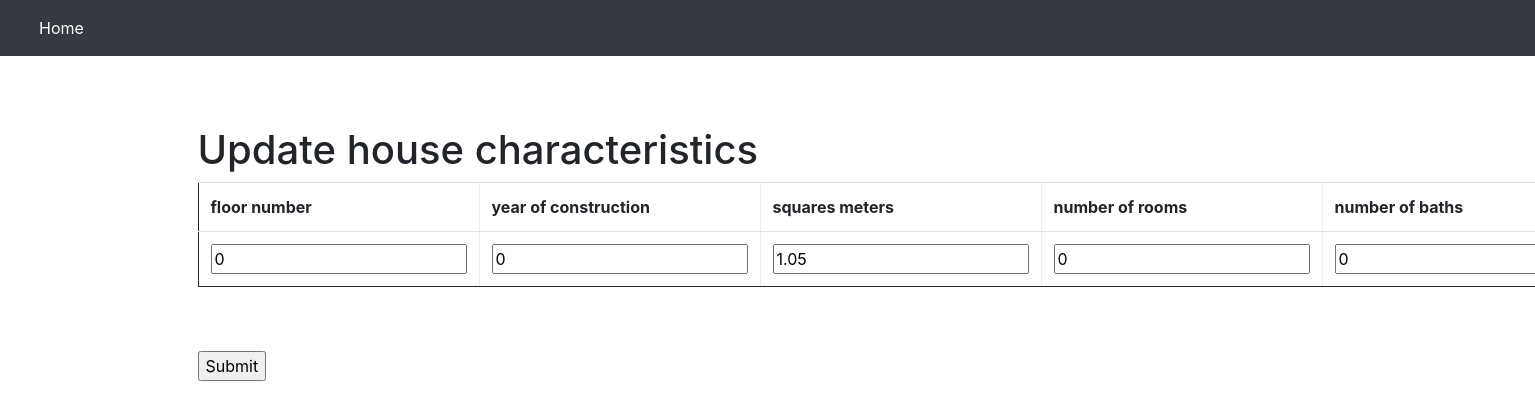
The app's page /update/1, older data.
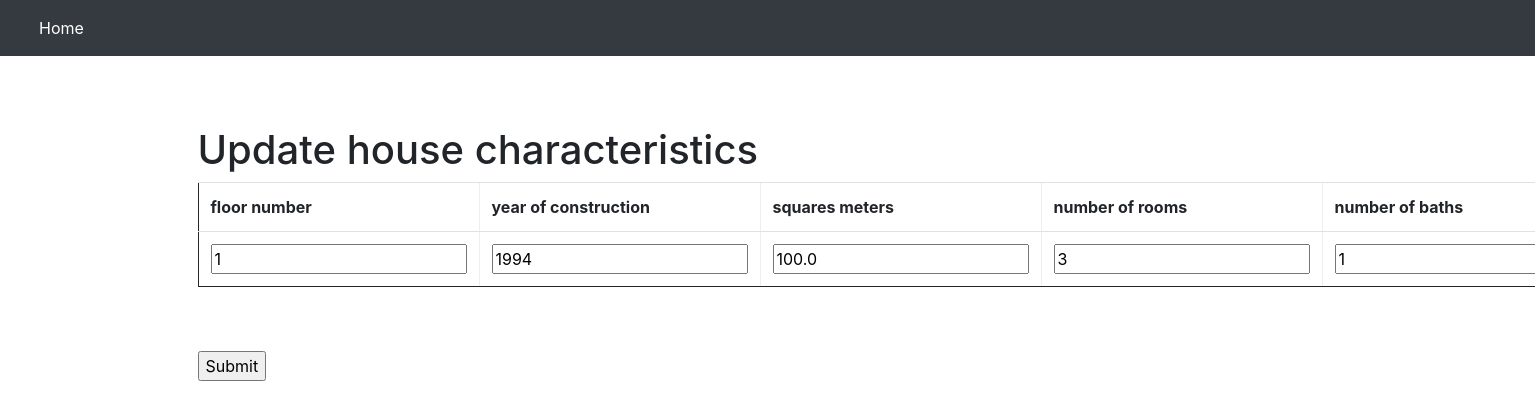
The same page, newer data.
### house_pricing_estimator/models.py (models this page shows)
class Houses(models.Model):
	floor_number = models.IntegerField()
	year_construction = models.IntegerField()
	square_meters = models.FloatField()
	rooms_number = models.IntegerField()
	baths_number = models.IntegerField()
	has_elevator = models.BooleanField(default=False)

### house_pricing_estimator/views.py (the view)
# urls.py: path('update/<int:id>', views.update, name='update'),
def update(request, id):
  myHouse = Houses.objects.get(id=id)
  template = loader.get_template('update.html')
  context = {
    'myHouse': myHouse,
  }
  return HttpResponse(template.render(context, request))

### house_pricing_estimator/templates/update.html (shortened to what this page needs)
{% extends "base.html" %}
{% block container %}
<h1>Update house characteristics</h1>
<form action="updaterecord/{{ myHouse.id }}" method="post">
<table class="table" border="1">
<tr>
	<th>floor number</th>
	<th>year of construction</th>
	<th>squares meters</th>
	<th>number of rooms</th>
	<th>number of baths</th>
</tr>
<tr>
	<td><input name="floor_number" type="number" value="{{ myHouse.floor_number }}" required></td>
	<td><input name="year_construction" type="number" value="{{ myHouse.year_construction }}" required></td>
	<td><input name="square_meters" type="float" value="{{ myHouse.square_meters }}" required></td>
	<td><input name="rooms_number" type="number" value="{{ myHouse.rooms_number }}" required></td>
	<td><input name="baths_number" type="number" value="{{ myHouse.baths_number }}" required></td>
</tr>
</table>
<br><br>
<input type="submit" value="Submit">
</form>
{% endblock container %}

Row changes from the older to the newer data that the page shows:
changed Houses: floor_number "0" → "1"; year_construction "0" → "1994"; square_meters "1.05" → "100.0"; rooms_number "0" → "3"; baths_number "0" → "1"
